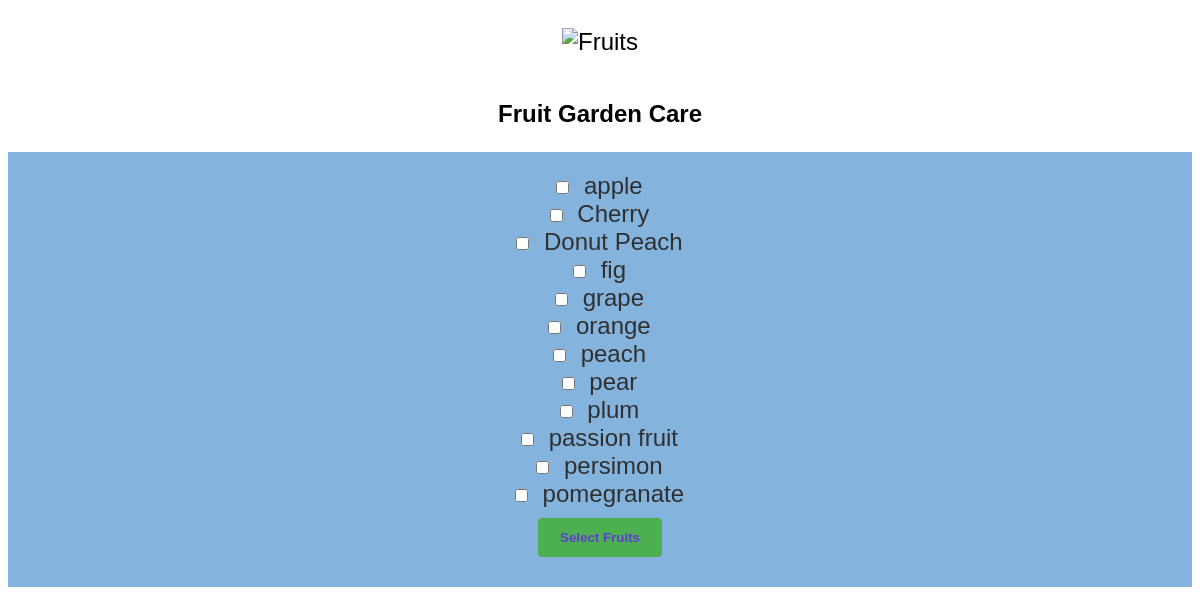
Before: / with the older database file.
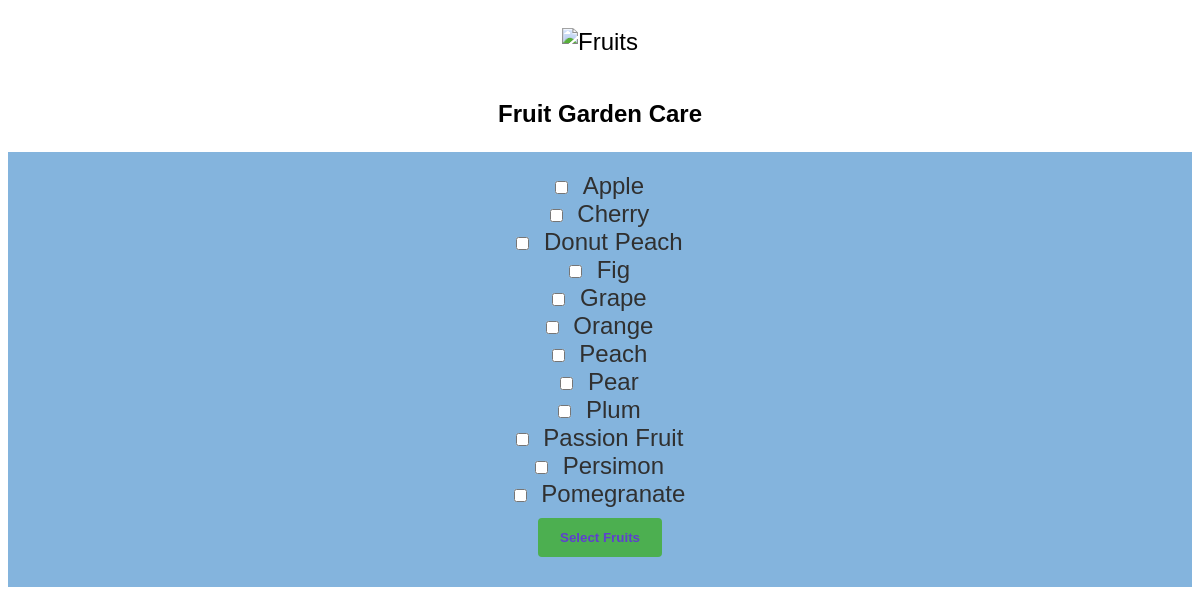
After: the same page with the newer database file.
### tables this page shows
CREATE TABLE fruits (id INTEGER PRIMARY KEY AUTOINCREMENT, Name TEXT COLLATE NOCASE, FloweringMonth TEXT, FruitingMonth TEXT, Fertilizer TEXT, Sunlight TEXT, Water TEXT, Soil TEXT, HarvestTime TEXT, Count_per_year INTEGER);

### app.py (the view)
@app.route('/', methods=['GET','POST'])
def index():
    session["all_fruits"], session["fruits_items"] = get_all_fruits_from_db()
    return render_template('index.html', all_fruits=session["all_fruits"])

### app.py (called while the page is built)
def get_all_fruits_from_db():
    db = getattr(g, '_database', None)
    if db is None:
        db = g._database = sqlite3.connect("fruits.db")
        cursor =db.cursor()
        cursor.execute("select Name from fruits")
        fruits = cursor.fetchall()
        fruits = [str(fruit[0]) for fruit in fruits]
    return fruits,[]

@app.teardown_appcontext
def close_connection(exception):
    db = getattr(g, '_database', None)
    if db is not None:
        db.close()

### templates/index.html (shortened to what this page needs)
<!DOCTYPE html>
<html lang="en">
<head>
    <link rel="stylesheet" href="{{ url_for('static', filename='css/main.css') }}">
</head>
<body>
    <div >
        <img src="{{url_for('static', filename='images/transparent-fruit-24.png')}}" alt="Fruits">
         <p class="logo-text">Fruit Garden Care</p>
    </div>
    <div id ="add_item">
        <form action="/add_fruits" method="POST">
                 {% for item in all_fruits %}
                    <input type="checkbox" name="select_fruits" value="{{ item }}" id=" {{ item }}">
                    <label for="{{ item }}"name ="{{item}}">{{ item }}</label><br>
                {% endfor %}
            <input type="submit" value="Select Fruits" id = 'add_btn'>
        </form>
</body>
</html>

### static/css/main.css (style rules this page uses)
img { width: 20%; height: auto; padding: 20PX; text-align: center; }
.logo-text { font-size: 24px; font-weight: bold; }
body { text-align: center; font-family: 'Raleway', sans-serif; font-size: 1.5em; }
label { MARGIN :25PX 5PX; }
#add_item { background-color: rgb(132, 180, 221); color : #303030; padding: 20px; }
#add_btn { background-color: #4CAF50; color: rgb(95, 63, 207); padding: 10px 20px; border: 2px solid #4CAF50; border-radius: 4px; margin: 10px; font-weight: bold; cursor: pointer; }

Changed rows visible on the page:
changed fruits: Name "apple" → "Apple"
changed fruits: Name "fig" → "Fig"
changed fruits: Name "grape" → "Grape"
changed fruits: Name "orange" → "Orange"
changed fruits: Name "peach" → "Peach"
changed fruits: Name "pear" → "Pear"
changed fruits: Name "plum" → "Plum"
changed fruits: Name "passion fruit" → "Passion Fruit"
changed fruits: Name "persimon" → "Persimon"
changed fruits: Name "pomegranate" → "Pomegranate"
